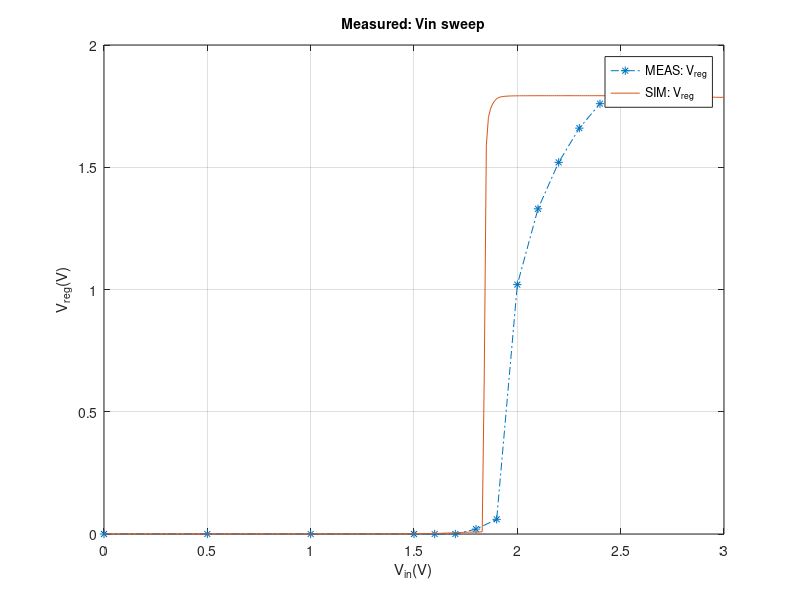
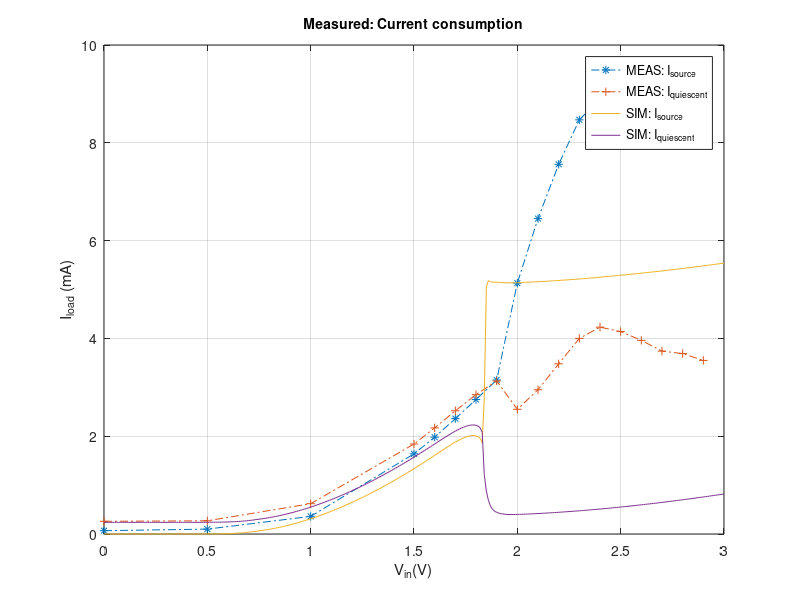

These charts were generated, in order, by the following MATLAB code: (Note: this script raises an error after producing the figures.)
%% LDO Vin sweep, currents and load sweep

Vin = [0, 0.5, 1, 1.5, 1.6, 1.7, 1.8, 1.9, 2.0, 2.1, 2.2, 2.3, 2.4, 2.5, 2.6, 2.7, 2.8, 2.9];
Vreg = [0, 0, 0, 0, 0, 0, 0.02, 0.06, 1.02, 1.33, 1.52, 1.66, 1.76, 1.79, 1.805, 1.8, 1.79, 1.795];
Iin = [68*10^-6, 100*10^-6, 0.00036, 0.00164, 0.00198, 0.00236, 0.00275, 0.00315, 0.00513, 0.00645, 0.00756, 0.00847, 0.0089, 0.00891, 0.00883, 0.00857, 0.0085, 0.0086]*1000;
Ileak = [0.26, 0.27, 0.62, 1.84, 2.17, 2.52, 2.85, 3.13, 2.55, 2.95, 3.48, 4, 4.23, 4.14, 3.96, 3.74, 3.69, 3.55];

%% Vreg plot Vin sweep for Iload of 5 mA
f1 = figure(1);
load('vreg_pex.mat');
plot(Vin, Vreg, '*-.'); hold on;
plot(Vin_pex, Vreg_pex); hold off;
grid on;
xlabel('V_{in}(V)'); 
ylabel('V_{reg}(V)');
title('Measured: Vin sweep', 'FontSize', 10)
legend('MEAS: V_{reg}', 'SIM: V_{reg}','location', 'best');

%% current consumed and leaked
f2 = figure(2);
load('current_pex.mat');
plot(Vin, Iin, '*-.', Vin, Ileak, '+-.'); hold on;
plot(Vin_pex, Iin_pex*1000, Vin_pex, Ileak_pex*1000); hold off;
grid on;
ylabel('I_{load} (mA)'); 
xlabel('V_{in}(V)');
title('Measured: Current consumption', 'FontSize', 10)
legend('MEAS: I_{source}', 'MEAS: I_{quiescent}', 'SIM: I_{source}', 'SIM: I_{quiescent}', 'location', 'best');


%% Vreg vs Iload sweep
clear all;
load('iload_sweep_pex.mat');
load('iload_sweep_isrc_pex.mat');

Iload = linspace(0, 11, 12);
Vreg = [1.816, 1.810, 1.806, 1.800, 1.791, 1.781, 1.773, 1.762, 1.752, 1.744, 1.73, 1.725];
Isrc = [3.25, 4.92, 6.05, 7.13, 8.18, 9.22, 10.12, 11.09, 12.07, 13.04, 13.76, 14.94]; % mA

f3 = figure(3);
 yyaxis left;
plot(Iload, Vreg, '*-.', Iload_pex*1000, Vreg_pex); hold on; 
ylabel('V_{reg}(V)');
        yyaxis right
        plot(Iload, Isrc, '+-.', Iload_pex*1000, Isrc_pex*1000);
hold off;
grid on;
xlabel('I_{load}(mA)'); 
ylabel('I_{source}(mA)');
title('Measured: I_{load} sweep', 'FontSize', 10)
legend('MEAS: V_{reg}', 'SIM: V_{reg}', 'MEAS: I_{src}','SIM: V_{reg}', 'SIM: I_{src}', 'location', 'best');


%% save Vin sweep
set(f1,'Units','Inches');
pos = get(f1,'Position');
set(f1,'PaperPositionMode','Auto','PaperUnits','Inches','PaperSize',[pos(3), pos(4)]);
print(f1, 'ldo_vin_sweep.pdf', '-dpdf');
movefile('ldo_vin_sweep.pdf','../../img/meas/ldo_vin_sweep.pdf');

%% save currents
set(f2,'Units','Inches');
pos = get(f2,'Position');
set(f2,'PaperPositionMode','Auto','PaperUnits','Inches','PaperSize',[pos(3), pos(4)]);
print(f2, 'ldo_current.pdf', '-dpdf');
movefile('ldo_current.pdf','../../img/meas/ldo_current.pdf');

%% save Iload sweep
set(f3,'Units','Inches');
pos = get(f3,'Position');
set(f3,'PaperPositionMode','Auto','PaperUnits','Inches','PaperSize',[pos(3), pos(4)]);
print(f3, 'ldo_iload_sweep.pdf', '-dpdf');
movefile('ldo_iload_sweep.pdf','../../img/meas/ldo_iload_sweep.pdf');